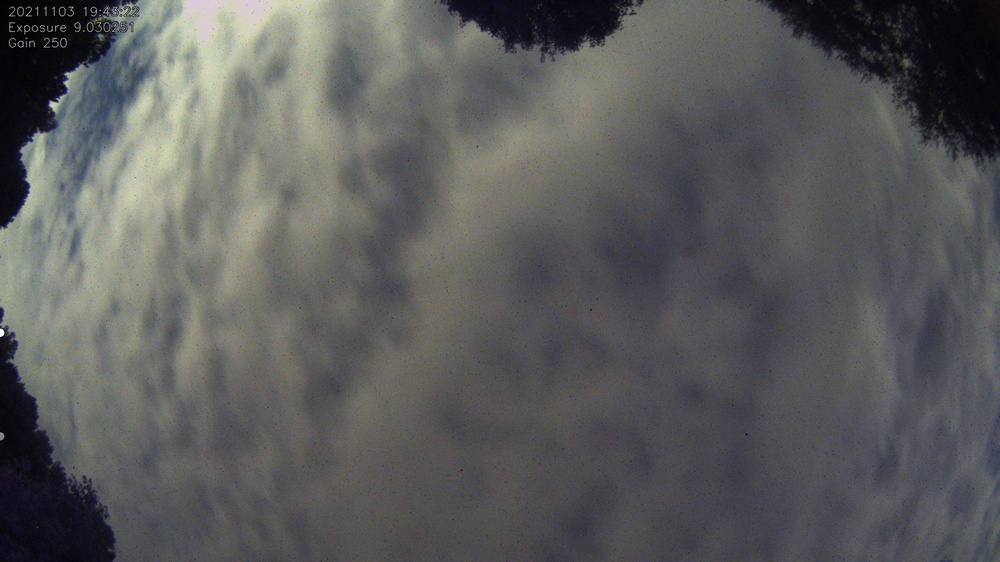
#> input picture testing/blob_detection/test_full_clouds.jpg, 1000 x 562 px, shrunk from 1920 x 1080 before the run
$ python edge_detect.py blob_detection/test_full_clouds.jpg   (older library calls are emulated)
#> lines starting #> are read from the running program, lines starting #| are printed output that depends on the picture
#!/usr/bin/env python3

import sys
import cv2
import numpy
import argparse
import logging
import time
#from pathlib import Path
#from pprint import pformat


logging.basicConfig(level=logging.INFO)
logger = logging


class EdgeDetector(object):

    def __init__(self):
        pass


    def main(self, filename):

#> called with filename = 'blob_detection/test_full_clouds.jpg'
        img_gray = cv2.imread(str(filename), cv2.IMREAD_GRAYSCALE)
#> img_gray: shape (562, 1000); min 0, max 255, mean 91.6

        if isinstance(img_gray, type(None)):
            logger.error('Unable to read %s', filename)
            sys.exit(1)

        #blur_gray = img_gray
        blur_gray = cv2.GaussianBlur(
            img_gray,
            (5, 5),
            0,
        )

        # [10 lines of commented-out code are left out]


        canny_start = time.time()

        canny_img = cv2.Canny(
            blur_gray,
            15,
            50,
        )
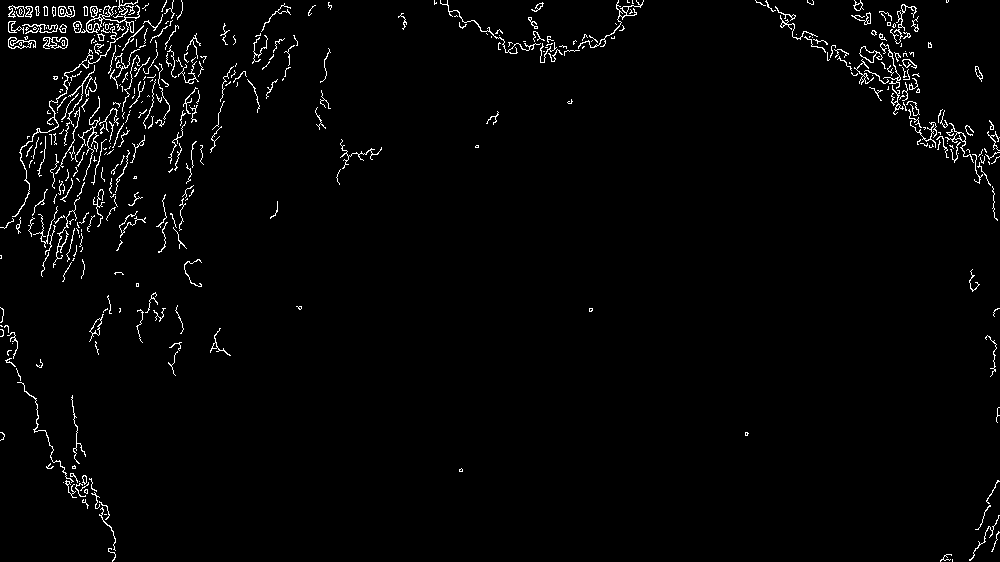
#> canny_img: shape (562, 1000); 2.2% white in thin lines or dots


        canny_elapsed_s = time.time() - canny_start
        logger.info('Canny processed in %0.1f s', canny_elapsed_s)


        # [15 lines of commented-out code are left out]


        lines_canny = cv2.HoughLinesP(
            canny_img,
            rho=1,
            theta=numpy.pi / 180,
            threshold=125,
            lines=None,
            minLineLength=40,
            maxLineGap=20,
        )
#> lines_canny = None


        if lines_canny is None:
            logger.warning(' Canny No lines')
            sys.exit()
#> (the program exits here)

$ run again, on testing/blob_detection/test_transparent_clouds.jpg
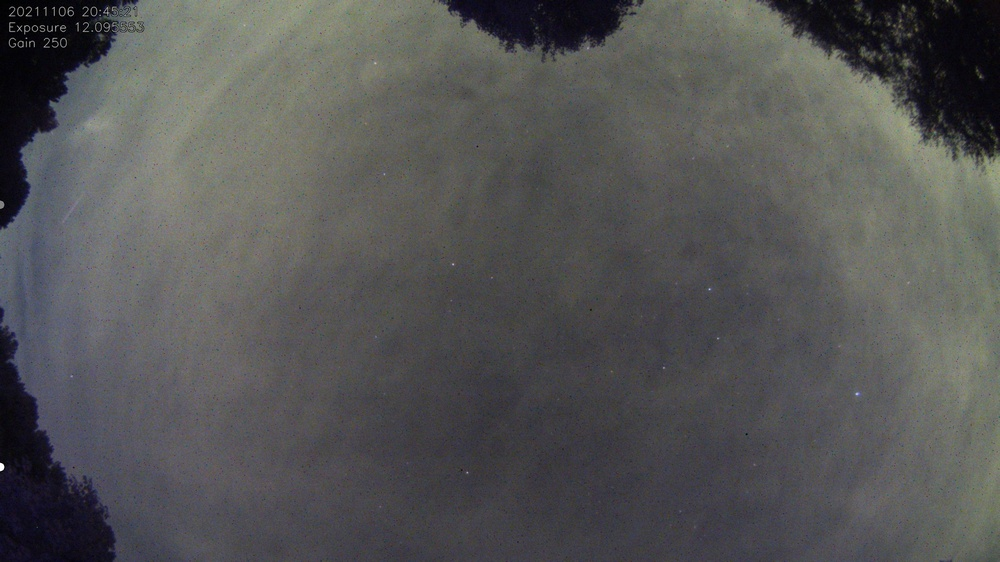
#> input picture testing/blob_detection/test_transparent_clouds.jpg, 1000 x 562 px, shrunk from 1920 x 1080 before the run
#> in main, `canny_img = cv2.Canny( blur_gray, 15, 50, )`:
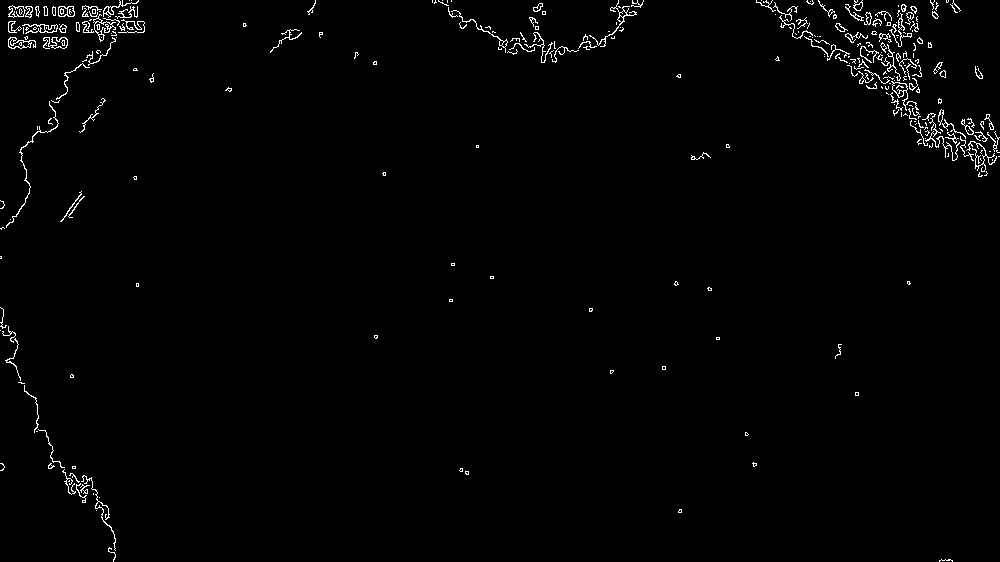
#> canny_img: shape (562, 1000); 1.3% white in thin lines or dots
#> lines_canny = None

$ run again, on testing/blob_detection/test_transparent_clouds_plane.jpg
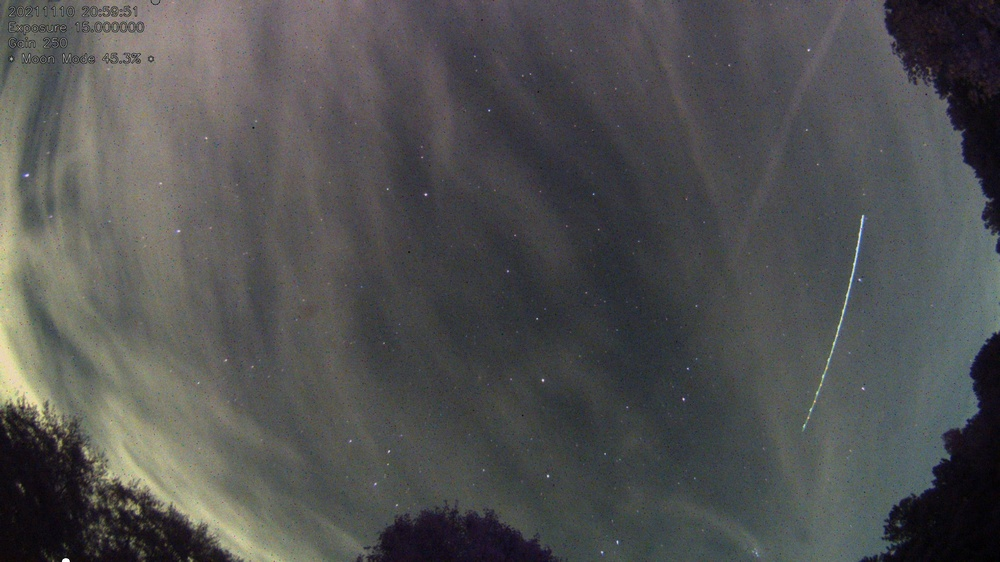
#> input picture testing/blob_detection/test_transparent_clouds_plane.jpg, 1000 x 562 px, shrunk from 1920 x 1080 before the run
#> in main, `img_gray = cv2.imread(str(filename), cv2.IMREAD_GRAYSCALE)`:
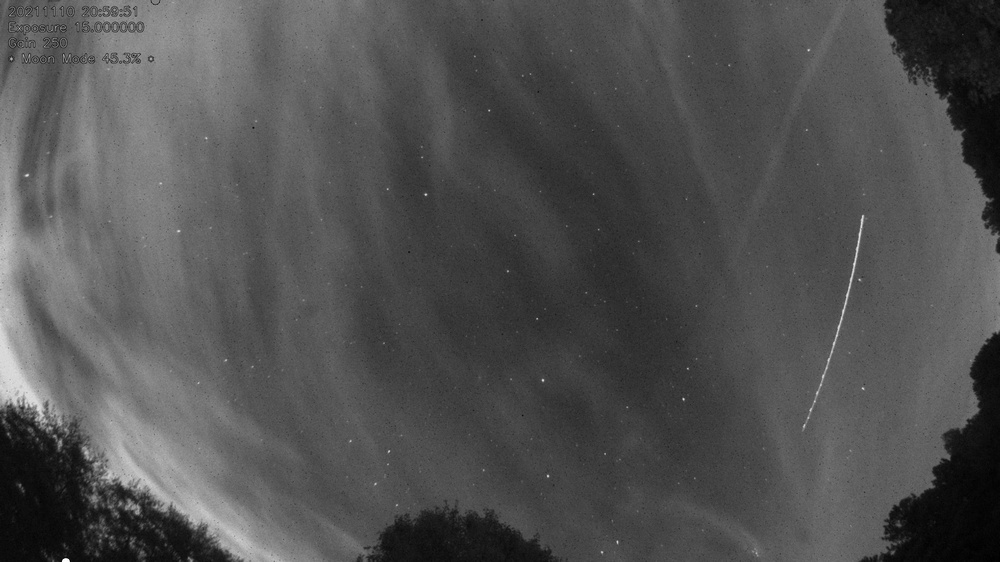
#> img_gray: shape (562, 1000); min 0, max 255, mean 81
#> in main, `canny_img = cv2.Canny( blur_gray, 15, 50, )`:
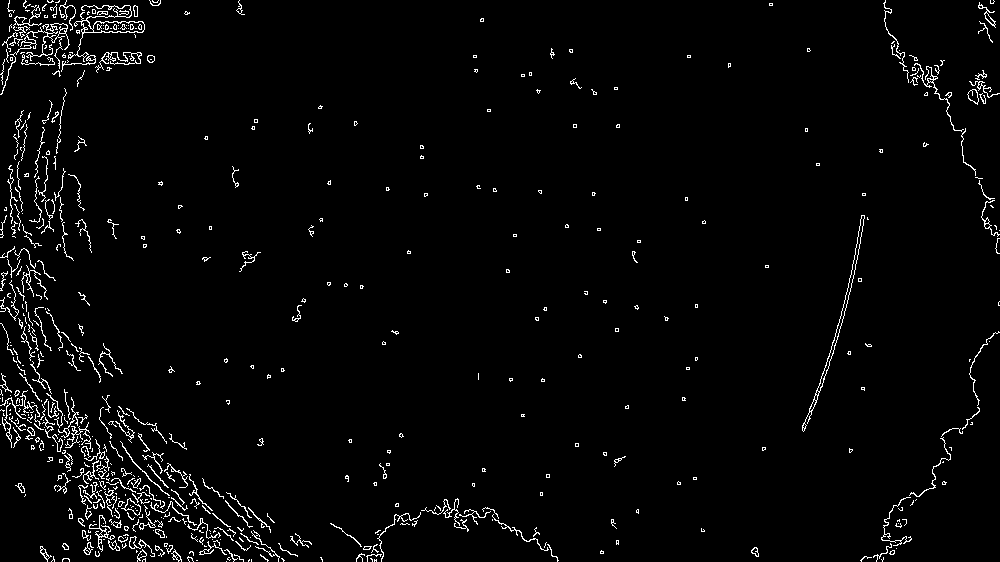
#> canny_img: shape (562, 1000); 2.6% white in thin lines or dots
#> lines_canny = None
